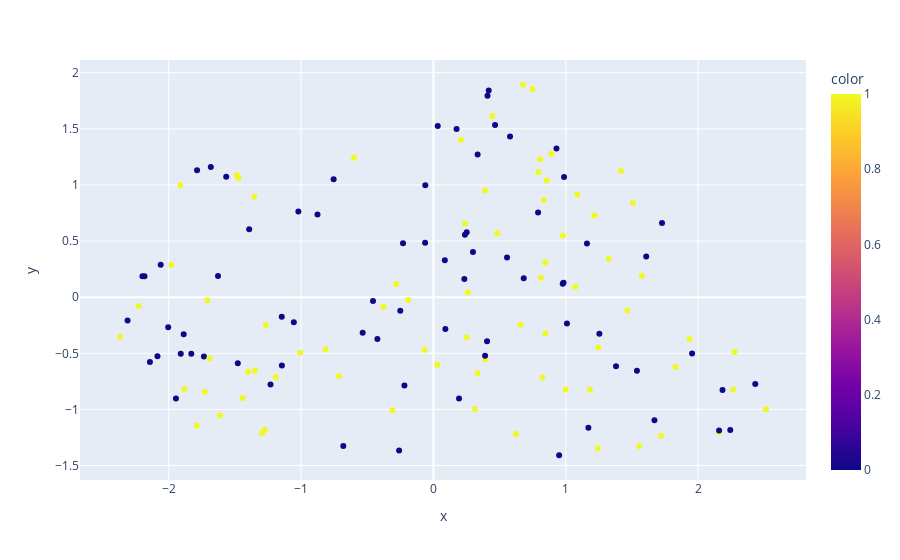

The code cell stored with this chart in its notebook:
### Code cell
method = PCA(n_components = 2, random_state = settings.RANDOM_STATE)
plot_data = method.fit_transform(transformed_X)
fig = px.scatter(x = plot_data[:, 0], y = plot_data[:, 1], color = clusters)
fig.show()

### Figure 1 — Plotly figure (JSON) as saved in the notebook; plotly's stock layout.template omitted (floating-point values rounded to 4 significant figures; data arrays with more than 128 entries replaced by an {"elided": "..."} marker saying what was removed)
{"data": [{"hovertemplate": "x=%{x}<br>y=%{y}<br>color=%{marker.color}<extra></extra>", "legendgroup": "", "marker": {"color": {"elided": "147 int values"}, "coloraxis": "coloraxis", "symbol": "circle"}, "mode": "markers", "name": "", "orientation": "v", "showlegend": false, "type": "scatter", "x": {"elided": "147 float values"}, "xaxis": "x", "y": {"elided": "147 float values"}, "yaxis": "y"}], "layout": {"autosize": true, "coloraxis": {"colorbar": {"title": {"text": "color"}}, "colorscale": [[0, "#0d0887"], [0.1111, "#46039f"], [0.2222, "#7201a8"], [0.3333, "#9c179e"], [0.4444, "#bd3786"], [0.5556, "#d8576b"], [0.6667, "#ed7953"], [0.7778, "#fb9f3a"], [0.8889, "#fdca26"], [1, "#f0f921"]]}, "legend": {"tracegroupgap": 0}, "margin": {"t": 60}, "xaxis": {"anchor": "y", "autorange": true, "domain": [0, 1], "range": [-2.659, 2.804], "title": {"text": "x"}, "type": "linear"}, "yaxis": {"anchor": "x", "autorange": true, "domain": [0, 1], "range": [-1.664, 2.148], "title": {"text": "y"}, "type": "linear"}}}
